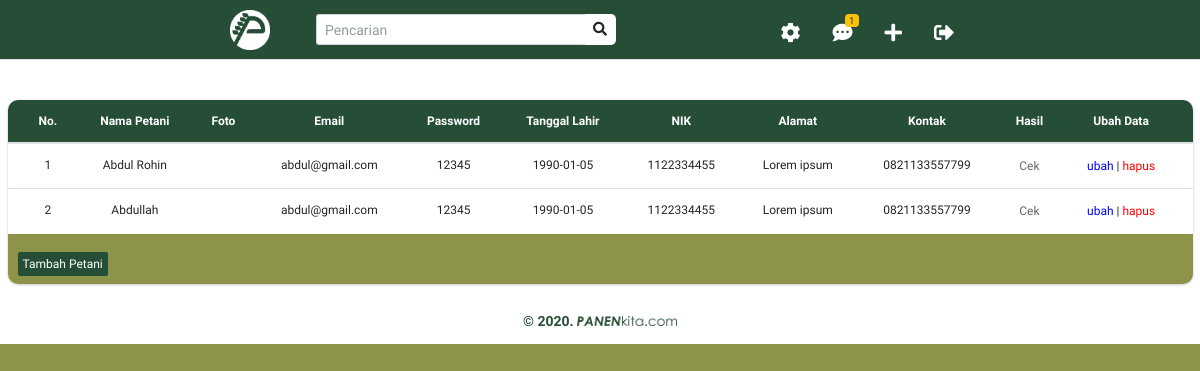
Page /index.php/admin/kelolapetani on the committed database.
### tables this page shows
CREATE TABLE `petani` (
  `id_petani` smallint(6) NOT NULL,
  `nama_petani` varchar(100) DEFAULT NULL,
  `nik_petani` char(20) DEFAULT NULL,
  `email_petani` varchar(50) DEFAULT NULL,
  `password_petani` char(15) DEFAULT NULL,
  `tanggal_lahir_petani` date DEFAULT NULL,
  `alamat_petani` varchar(500) DEFAULT NULL,
  `kontak_petani` char(15) DEFAULT NULL,
  `foto_petani` mediumblob
);

### application/controllers/admin.php (called while the page is built, shortened)
<?php
class Admin extends CI_Controller
{
    function __construct()
    {
        $this->load->model(array('M_kategori', 'M_petani', 'M_produk', 'M_admin'));
    }
    public function kelolapetani()
    {
        $data['listpetani'] = $this->M_admin->getAllpetani();
        $this->load->view('admin/kelola_petani', $data);
    }
}

### index.php (called while the page is built, shortened)
<?php
require_once BASEPATH.'core/CodeIgniter.php';

### application/models/M_admin.php (called while the page is built, shortened)
<?php
class M_admin extends CI_Model
{
	public function getAllpetani()
	{
		$this->db->select('*');
		$this->db->from('petani');
		$query = $this->db->get();
		return $query->result();
	}
}

### application/views/admin/kelola_petani.php (the view, shortened to what this page needs)
<div class="container-fluid">
    <div class="row" style="background-color:white;padding-top: 100px;">
        <div class="col-12">
            <div class="card" style="border-radius: 10px;">
                <div class="card-body table-responsive p-0" style="text-align:center; border-radius: 10px 10px 0px 0px;font-size:12px;">
                    <table class="table">
                        <thead>
                            <tr>
                                <th style="background: #264E36; color:#ffffff;">No.</th>
                                <th style="background: #264E36; color:#ffffff;">Nama Petani</th>
                                <th style="background: #264E36; color:#ffffff;">Foto</th>
                                <th style="background: #264E36; color:#ffffff;">Email</th>
                                <th style="background: #264E36; color:#ffffff;">Password</th>
                                <th style="background: #264E36; color:#ffffff;">Tanggal Lahir</th>
                                <th style="background: #264E36; color:#ffffff;">NIK</th>
                                <th style="background: #264E36; color:#ffffff;">Alamat</th>
                                <th style="background: #264E36; color:#ffffff;">Kontak </th>
                                <th style="background: #264E36; color:#ffffff;">Hasil</th>
                                <th style="background: #264E36; color:#ffffff;">Ubah Data</th>
                            </tr>
                        </thead>
                        <tbody>
                            <?php $i = 1; ?>
                            <?php foreach ($listpetani as $key) : ?>
                                <tr>
                                    <td><?= $i++ ?></td>
                                    <td><?= $key->nama_petani; ?></td>
                                    <td><?= $key->foto_petani; ?></td>
                                    <td><?= $key->email_petani; ?></td>
                                    <td><?= $key->password_petani; ?></td>
                                    <td><?= $key->tanggal_lahir_petani; ?></td>
                                    <td><?= $key->nik_petani; ?></td>
                                    <td><?= $key->alamat_petani; ?></td>
                                    <td><?= $key->kontak_petani; ?></td>
                                    <td>
                                        <a href="<?php echo site_url('Petani/statPenghasilan/') ?>"> Cek</a>
                                    </td>
                                    <td>
                                        <a style="color: blue;" href="<?php echo site_url('admin/tambahpetani/?id_petani=' . $key->id_petani) ?>"> ubah</a> |
                                        <a style="color: red;" href="<?php echo site_url('admin/deletePetani/?id_petani=' . $key->id_petani) ?>" onclick="return confirm('Apakah anda yakin menghapus data ini ?')"> hapus</a>
                                    </td>
                                </tr>
                            <?php endforeach ?>
                        </tbody>
                    </table>
                </div>
                <div style="color: #ffffff; border-radius: 0px 0px 10px 10px; background-color: #8d9449; padding: 20px 10px 10px 10px; font-size:12px;">
                    <a style=" border-radius: 2px 2px 2px 2px; font-size:12px; padding: 5px 5px 5px 5px; background-color: #264E36; color: #ffffff;" href="<?= site_url('Admin/tambahpetani'); ?>">Tambah Petani</a>
                </div>
            </div>
            <center style="font-size:14px;padding:10px;">
                <p style="color:#264E36;"><b>&copy; 2020.</b> <img src=" <?= base_url('assets/img/logo/text_eden_logo.png'); ?>" alt="" class="img-fluid" width="100px" style="margin-top:-3px;"></p>
            </center>
        </div>
    </div>
</div>

### assets/template/css/main.css (style rules this page uses)
* { margin: 0px; padding: 0px; box-sizing: border-box; }
body, html { height: 100%; font-family: Century Gothic, CenturyGothic, AppleGothic, sans-serif, sans-serif; }
a { font-family: Century Gothic, CenturyGothic, AppleGothic, sans-serif; font-size: 12px; line-height: 1.7; color: #666666; margin: 0px; transition: all 0.4s; -webkit-transition: all 0.4s; -o-transition: all 0.4s; -moz-transition: all 0.4s; }
p { font-family: Century Gothic, CenturyGothic, AppleGothic, sans-serif; font-size: 14px; line-height: 1.7; color: #666666; margin: 0px; }

### rows in the picture
petani: nama_petani "Abdul Rohin", email_petani "abdul@gmail.com", password_petani "12345", tanggal_lahir_petani "1990-01-05", nik_petani "1122334455", alamat_petani "Lorem ipsum", kontak_petani "0821133557799"
petani: nama_petani "Abdullah", email_petani "abdul@gmail.com", password_petani "12345", tanggal_lahir_petani "1990-01-05", nik_petani "1122334455", alamat_petani "Lorem ipsum", kontak_petani "0821133557799"
